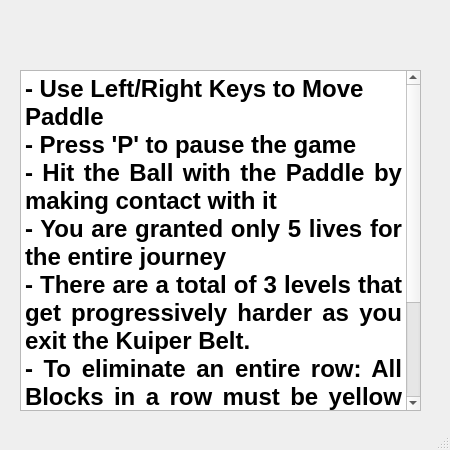
<?xml version="1.0" encoding="UTF-8"?>
<ui version="4.0">
 <class>Level1</class>
 <widget class="QMainWindow" name="Level1">
  <property name="geometry">
   <rect>
    <x>0</x>
    <y>0</y>
    <width>450</width>
    <height>450</height>
   </rect>
  </property>
  <property name="minimumSize">
   <size>
    <width>450</width>
    <height>450</height>
   </size>
  </property>
  <property name="maximumSize">
   <size>
    <width>500</width>
    <height>450</height>
   </size>
  </property>
  <property name="windowTitle">
   <string>MainWindow</string>
  </property>
  <widget class="QWidget" name="centralwidget">
   <widget class="QTextEdit" name="textEdit">
    <property name="geometry">
     <rect>
      <x>20</x>
      <y>70</y>
      <width>401</width>
      <height>341</height>
     </rect>
    </property>
    <property name="readOnly">
     <bool>true</bool>
    </property>
    <property name="html">
     <string>&lt;!DOCTYPE HTML PUBLIC &quot;-//W3C//DTD HTML 4.0//EN&quot; &quot;http://www.w3.org/TR/REC-html40/strict.dtd&quot;&gt;
&lt;html&gt;&lt;head&gt;&lt;meta name=&quot;qrichtext&quot; content=&quot;1&quot; /&gt;&lt;style type=&quot;text/css&quot;&gt;
p, li { white-space: pre-wrap; }
&lt;/style&gt;&lt;/head&gt;&lt;body style=&quot; font-family:'.Helvetica Neue DeskInterface'; font-size:13pt; font-weight:400; font-style:normal;&quot;&gt;
&lt;p style=&quot; margin-top:0px; margin-bottom:0px; margin-left:0px; margin-right:0px; -qt-block-indent:0; text-indent:0px;&quot;&gt;&lt;span style=&quot; font-size:18pt; font-weight:600; color:#000000;&quot;&gt;- Use Left/Right Keys to Move Paddle&lt;/span&gt;&lt;/p&gt;
&lt;p style=&quot; margin-top:0px; margin-bottom:0px; margin-left:0px; margin-right:0px; -qt-block-indent:0; text-indent:0px;&quot;&gt;&lt;span style=&quot; font-size:18pt; font-weight:600; color:#000000;&quot;&gt;- Press 'P' to pause the game&lt;/span&gt;&lt;/p&gt;
&lt;p align=&quot;justify&quot; style=&quot; margin-top:0px; margin-bottom:0px; margin-left:0px; margin-right:0px; -qt-block-indent:0; text-indent:0px;&quot;&gt;&lt;span style=&quot; font-size:18pt; font-weight:600; color:#000000;&quot;&gt;- Hit the Ball with the Paddle by making contact with it&lt;/span&gt;&lt;/p&gt;
&lt;p align=&quot;justify&quot; style=&quot; margin-top:0px; margin-bottom:0px; margin-left:0px; margin-right:0px; -qt-block-indent:0; text-indent:0px;&quot;&gt;&lt;span style=&quot; font-size:18pt; font-weight:600; color:#000000;&quot;&gt;- You are granted only 5 lives for the entire journey &lt;/span&gt;&lt;/p&gt;
&lt;p align=&quot;justify&quot; style=&quot; margin-top:0px; margin-bottom:0px; margin-left:0px; margin-right:0px; -qt-block-indent:0; text-indent:0px;&quot;&gt;&lt;span style=&quot; font-size:18pt; font-weight:600; color:#000000;&quot;&gt;- There are a total of 3 levels that get progressively harder as you   exit the Kuiper Belt. &lt;/span&gt;&lt;/p&gt;
&lt;p align=&quot;justify&quot; style=&quot; margin-top:0px; margin-bottom:0px; margin-left:0px; margin-right:0px; -qt-block-indent:0; text-indent:0px;&quot;&gt;&lt;span style=&quot; font-size:18pt; font-weight:600; color:#000000;&quot;&gt;- To eliminate an entire row: All Blocks in a row must be yellow before cleared&lt;/span&gt;&lt;/p&gt;
&lt;p align=&quot;justify&quot; style=&quot; margin-top:0px; margin-bottom:0px; margin-left:0px; margin-right:0px; -qt-block-indent:0; text-indent:0px;&quot;&gt;&lt;span style=&quot; font-size:18pt; font-weight:600; color:#000000;&quot;&gt;- If you lose a life: Press SPACE to restart the ball location&lt;/span&gt;&lt;/p&gt;
&lt;p align=&quot;justify&quot; style=&quot; margin-top:0px; margin-bottom:0px; margin-left:0px; margin-right:0px; -qt-block-indent:0; text-indent:0px;&quot;&gt;&lt;span style=&quot; font-size:18pt; font-weight:600; color:#000000;&quot;&gt;- Cheat Code: SPACE will reset the ball's vertical velocity&lt;/span&gt;&lt;/p&gt;&lt;/body&gt;&lt;/html&gt;</string>
    </property>
   </widget>
  </widget>
  <widget class="QMenuBar" name="menubar">
   <property name="geometry">
    <rect>
     <x>0</x>
     <y>0</y>
     <width>450</width>
     <height>22</height>
    </rect>
   </property>
  </widget>
  <widget class="QStatusBar" name="statusbar"/>
 </widget>
 <resources/>
 <connections/>
</ui>
